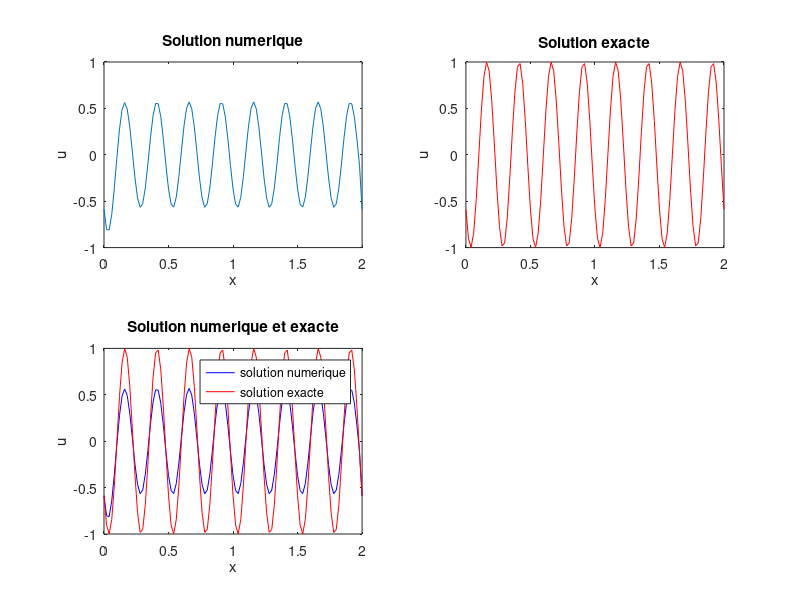
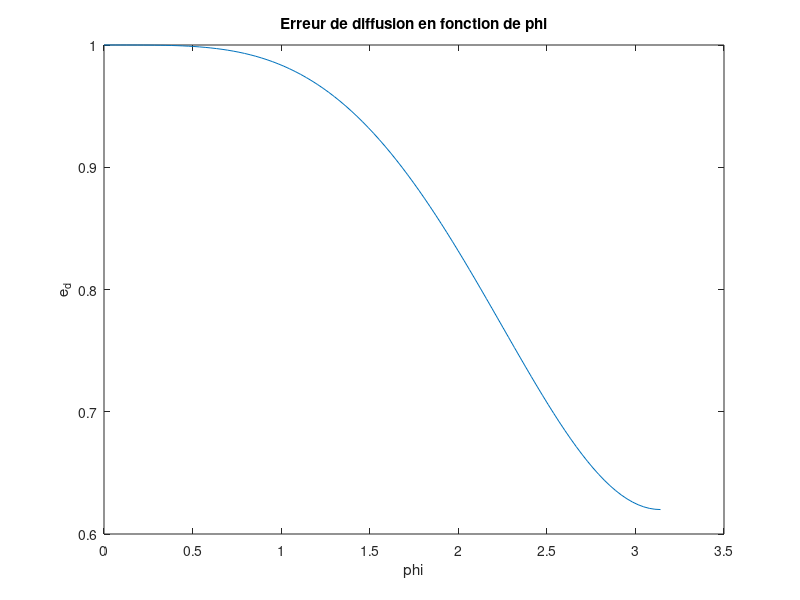

These charts were generated, in order, by the following MATLAB code:
dx = 0.02;
sigma = 0.1;
a = 1;
L = 2;
k = 4;
n_t =50;
T = n_t * sigma * dx;
dt = sigma * dx;
x = 0:dx:L;
t = 0:dt:T
% Coefficients
b0 = 0.5 * (1 - sigma) * (2 - sigma);
b1 = sigma * (2 - sigma);
b2 = 0.5 * sigma * (sigma - 1);

nx = length(x);
nt = length(t);

% conditions initiales
u0 = sin(2 * k * pi * x);

% Initial matrix solution
u = zeros(nt, nx);
u(1,:) = u0;

% Conditions aux bords avec solution exacte
for n = 1:nt
    u(n,1) = sin(2 * k * pi * (0 - t(n)));  % u(0,t)
    u(n,end) = sin(2 * k * pi * (L - t(n)));  % u(L,t)
end

% discrétisation
for n = 1:nt-1
  for i = 2:nx-1
    u(n+1,i) = (b0 - b2) * u(n,i) + (b1 + 2 * b2) * u(n,i-1);
  end
end

% Solution exacte
u_exact = zeros(nt, nx);
for n = 1:nt
  u_exact(n,:) = sin(2 * k * pi * (x - t(n)));
end

u_exact(1,1)
% Plot solutions
figure;
subplot(2,2,1);
plot(x, u(end,:));
title('Solution numerique');
xlabel('x');
ylabel('u');

subplot(2,2,2);
plot(x, u_exact(end,:),'r');
title('Solution exacte');
xlabel('x');
ylabel('u');

subplot(2,2,3);

plot(x, u(end,:), 'b-', 'DisplayName', 'Solution numerique');
hold on;
plot(x, u_exact(end,:), 'r-', 'DisplayName', 'Solution exacte');
title('Solution numerique et exacte');
xlabel('x');
ylabel('u');
legend('solution numerique','solution exacte');

%Erreur de diffusion

phi = linspace(0,pi, 100);
e_d = sqrt((b0 + b1 .* cos(phi) + b2 .* cos(2 * phi)).^2 + ((-b1 .* sin(phi) - b2 .* sin(2 * phi)).^2));

% Plot de l'erreur de diffusion
figure;
plot(phi,e_d);
title('Erreur de diffusion en fonction de phi');
xlabel('phi');
ylabel('e_d');
